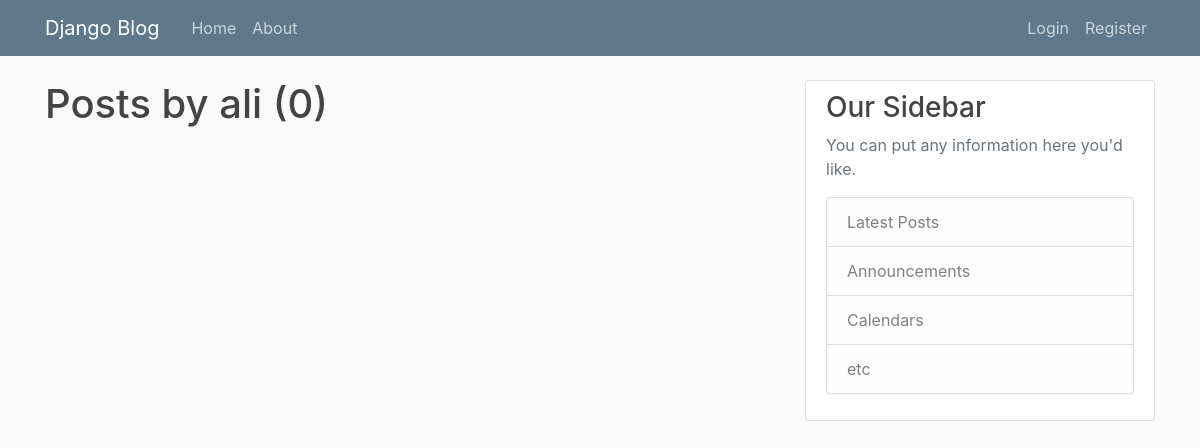
The app's page /user/ali/, older data.
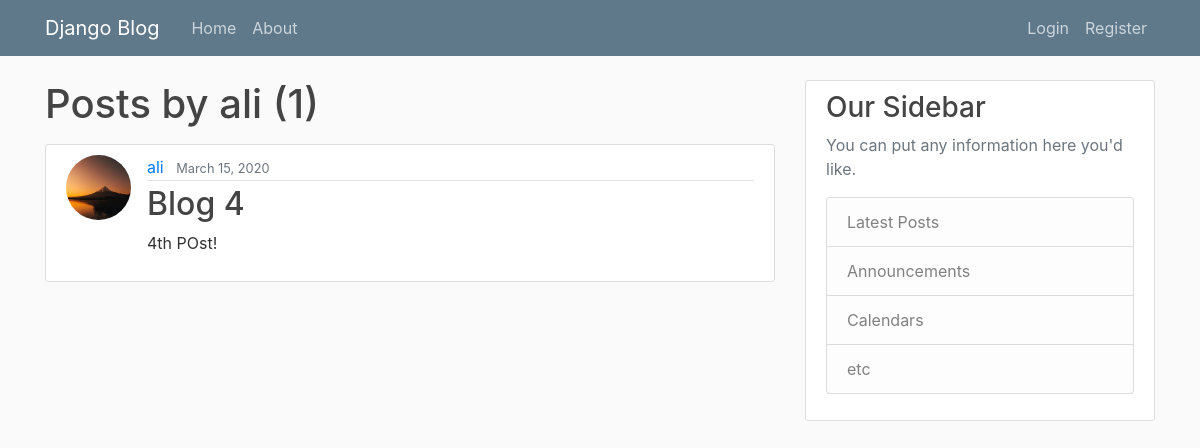
The same page, newer data.
### blog/models.py (models this page shows, shortened)
class Post(models.Model):
    title = models.CharField(max_length=100)
    content = models.TextField()
    date_posted = models.DateTimeField(default = timezone.now)
    author = models.ForeignKey(User, on_delete = models.CASCADE)

### users/models.py (models this page shows, shortened)
class Profile(models.Model):
    user = models.OneToOneField(User, on_delete=models.CASCADE)
    image = models.ImageField(default='default.jpg', upload_to='profile_pics')

### blog/views.py (the view)
# urls.py: path('user/<str:username>/', UserPostListView.as_view(), name='user-posts'),
class UserPostListView(ListView):
    model = Post
    template_name = 'blog/user_posts.html'
    context_object_name = 'posts'
    paginate_by = 5
    def get_queryset(self):
        user = get_object_or_404(User, username=self.kwargs.get('username'))
        return Post.objects.filter(author=user).order_by('-date_posted')

### blog/templates/blog/user_posts.html (shortened to what this page needs)
{% extends 'blog/base.html' %}
{% block content %}
    <h1 class = "mb-3">Posts by {{ view.kwargs.username }} ({{ page_obj.paginator.count }})</h1>
    {% for post in posts %}
        <article class="media content-section">
        <img src="{{ post.author.profile.image.url }}" class="rounded-circle article-img">
            <div class="media-body">
                <div class="article-metadata">
                    <a class="mr-2" href="{% url 'user-posts' post.author.username %}">{{ post.author }}</a>
                    <small class="text-muted">{{ post.date_posted|date:"F d, Y" }}</small>
                </div>
                <h2><a class="article-title" href="{% url 'post-detail' post.id %}">{{ post.title }}</a></h2>
                <p class="article-content">{{ post.content }}</p>
            </div>
        </article>
    {% endfor %}
{% endblock content %}

Row changes from the older to the newer data that the page shows:
added Post: author.profile.image (placeholder picture), author "ali", date_posted "March 15, 2020", title "Blog 4", content "4th POst!"
Text that changed along with them:
{{ page_obj.paginator.count }}: "0" → "1"
